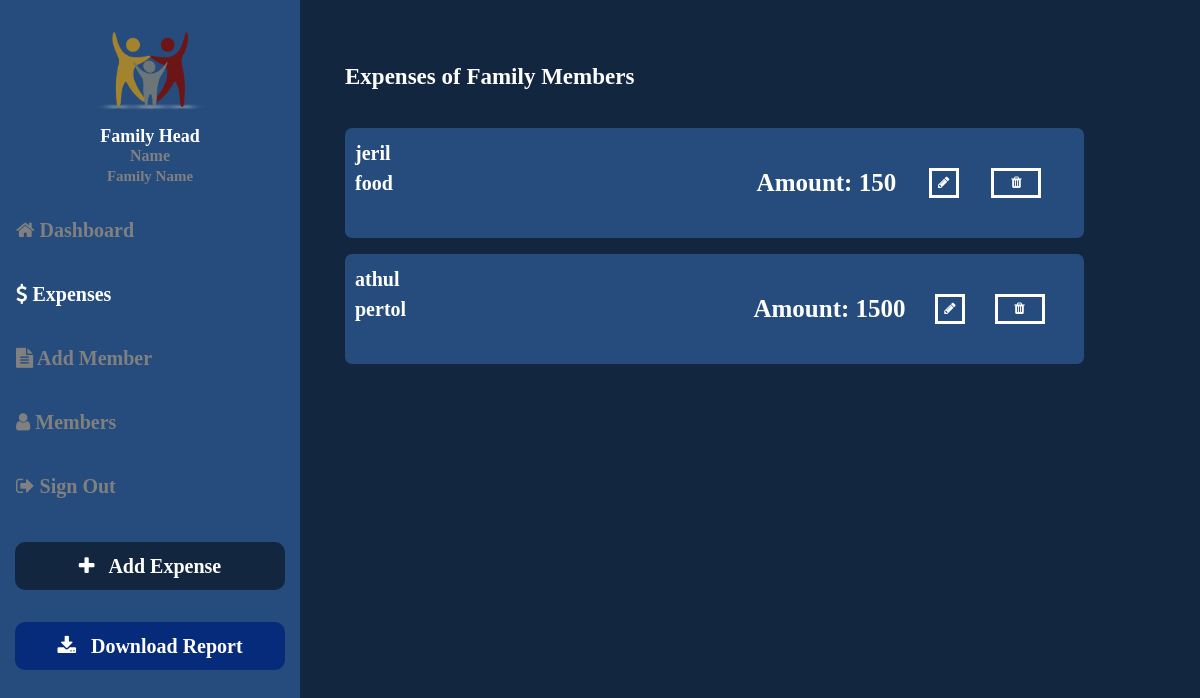
Page /head_expense.php on the earlier database version.
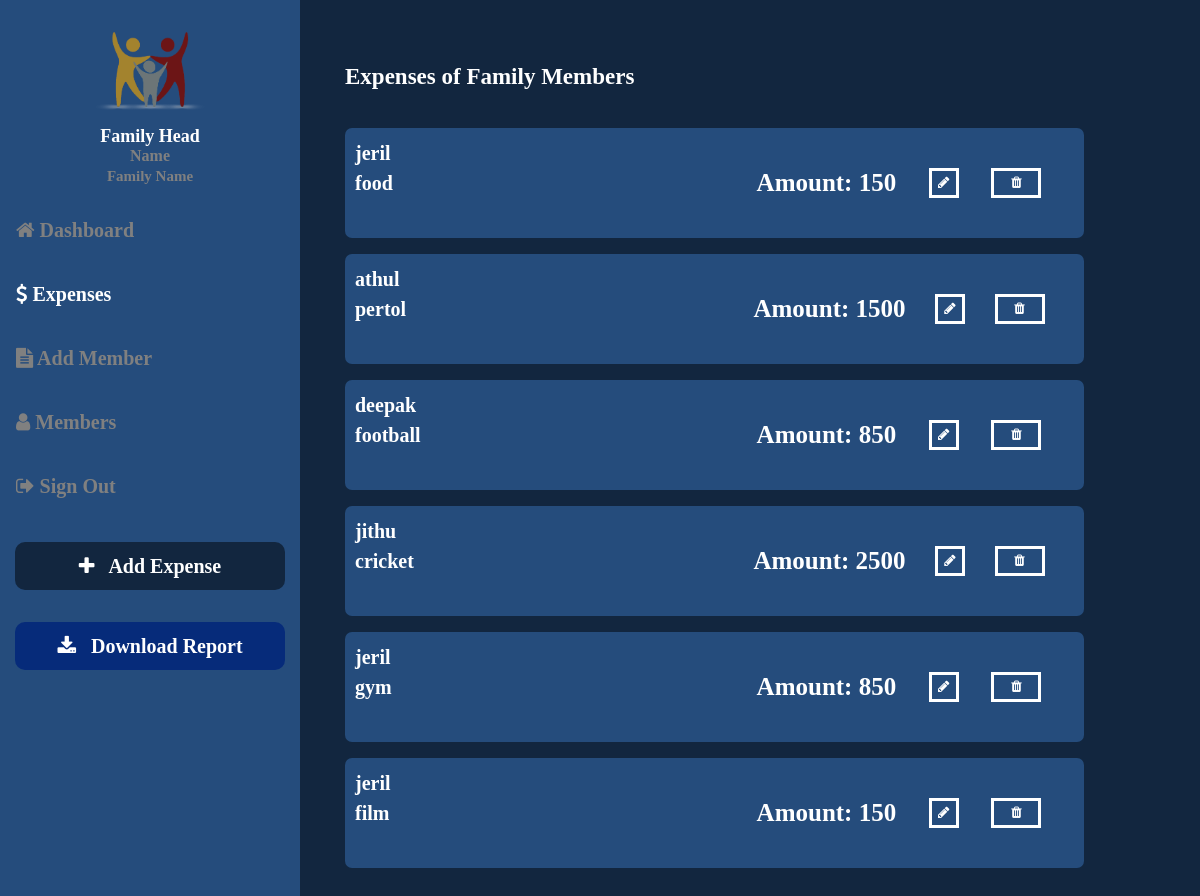
Same page on the later database version.
### tables this page shows
CREATE TABLE `expense` (
  `name` varchar(20) NOT NULL,
  `exp_type` varchar(20) NOT NULL,
  `exp_amount` int(10) NOT NULL,
  `month` varchar(10) NOT NULL,
  `head_name` varchar(20) NOT NULL,
  `fam_name` varchar(20) NOT NULL
);

### head_expense.php (the view, shortened to what this page needs)
<html>
<head>
    <link rel="stylesheet" href="https://cdnjs.cloudflare.com/ajax/libs/font-awesome/4.7.0/css/font-awesome.min.css">
    <link rel="stylesheet" href="./styles/expense.css">
    <?php
    $expences_qry = "select * from expense";
    $con_file = new Connection();
    $con = $con_file->connect();
    $exp_qry_result = mysqli_query($con,$expences_qry);
    ?>
</head>
<body>
    <div class="side-menu">
        <div class="logo-box" style="background-image: url('logo.png');"></div>
        <div class="name-box">
            <span class="user_type">Family Head</span>
            <span class="user_name">Name</span>
            <span class="family_name">Family Name</span>
        </div>
        <a href="head_dashboard.php"><div class="side-options"><i class="fa fa-home"></i> Dashboard</div></a>
        <a href="head_expense.php"><div class="side-options active"><i class="fa fa-dollar"></i> Expenses</div></a>
        <a href="head_add_member.php"><div class="side-options"><i class="fa fa-file-text"></i> Add Member</div></a>
        <a href="head_members.php"><div class="side-options "><i class="fa fa-user"></i> Members</div></a>
        <a href="login.php"><div class="side-options"><i class="fa fa-sign-out"></i> Sign Out</div></a>
        <a href="head_addexpense.php"><div class="side-btn"> <i class="fa fa-plus" aria-hidden="true"></i> &nbsp; Add Expense</div></a>
        <div class="side-btn" style="background-color: rgb(6, 43, 122);;"> <i class="fa fa-download" aria-hidden="true"></i> &nbsp; Download Report</div>
    </div>
    <div class="main-section">
        <div class="main-wrapper">
            <div class="title-box">
                <span>Expenses of Family Members</span>
            </div>
            <form method="POST">
            <div class="expense-box" >
                <?php
                while($exp_qry_row = mysqli_fetch_array($exp_qry_result)){
                    echo
                    '
                    <div class="expense-tile">
                    <span class="expense-mem-name">'.$exp_qry_row['name'].'</span>
                    <span class="expense-type">'.$exp_qry_row['exp_type'].'</span>
                    <div class="expense-side-box">
                        <span class="expense-amount">Amount: '.$exp_qry_row['exp_amount'].'</span>
                        <button type="submit" id="edit_exp" class="edit-btn" title="Edit" style="background-color: #254c7c;">
                        <i class="fa fa-pencil"></i>
                        </button>
                        <button type="submit" name="delete_exp" class="delete-btn" title="Delete" style="background-color: #254c7c;">
                        <i class="fa fa-trash"></i>
                        </button>
                    </div>
                </div>
                    ';
                }
                ?>
            </div>
            </form>
        </div>
    </div>
</body>
</html>

### styles/expense.css (style rules this page uses)
body { margin: 0; padding: 0; }
a { text-decoration: none; }
.side-menu { background-color: #254c7c; width: 300px; height: 100vh; float: left; }
.logo-box { height: 110px; width: 110px; background: url("logo.png") center no-repeat; background-size: contain; position: relative; margin: 1rem auto 0 auto; }
.name-box { height: 4rem; text-align: center; line-height: 20px; font-weight: bold; }
.user_type { color: white; font-size: 18px; }
.user_name { font-size: 16px; color: grey; display: block; }
.family_name { color: gray; font-size: 15px; }
.side-options { padding-left: 1rem; height: 3rem; vertical-align: middle; line-height: 3rem; color: grey; font-size: 20px; font-weight: bold; margin-top: 1rem; cursor: pointer; }
.active { color: white; }
.side-btn { width: 90%; height: 3rem; background-color: #12263f; border-radius: 10px; margin: 2rem auto 2rem auto; font-weight: bold; text-align: center; color: white; vertical-align: middle; line-height: 3rem; font-size: 20px; cursor: pointer; }
.main-section { background-color: #12263f; float: left; width: calc(100% - 300px); height: 100vh; overflow: none; }
.main-wrapper { height: 90%; width: 90%; margin: 1rem auto; }
.title-box { width: 20rem; height: 3rem; font-size: 23px; color: white; font-weight: bold; margin-top: 4rem; }
.expense-box { width: 100%; height: calc(100% - 5rem); overflow-y: scroll; }
.expense-tile { width: 90%; height: 90px; margin: 1rem 0; padding: 10px 0 10px 10px; border-radius: 7px; color: white; font-weight: bold; line-height: 30px; font-size: 20px; background-color: #254c7c; }
.expense-mem-name { display: block; font-weight: bold; font-size: 20px; }
.expense-type { float: left; }
.expense-side-box { display: flex; justify-content: space-evenly; height: 50px; width: 350px; vertical-align: middle; margin-left: auto; margin-right: 10px; }
.expense-amount { float: left; font-size: 25px; }
.edit-btn { height: 30px; width: 30px; color: white; cursor: pointer; border-color: white; text-align: center; border-style: solid; border-width: 3px; background-color: #254c7c; }
.delete-btn { height: 30px; cursor: pointer; width: 50px; text-align: center; color: white; border-color: white; border-style: solid; border-width: 3px; background-color: #254c7c; }

Differences in the rows shown:
added expense: name "deepak", exp_type "football", exp_amount "850"
added expense: name "jithu", exp_type "cricket", exp_amount "2500"
added expense: name "jeril", exp_type "gym", exp_amount "850"
added expense: name "jeril", exp_type "film", exp_amount "150"
